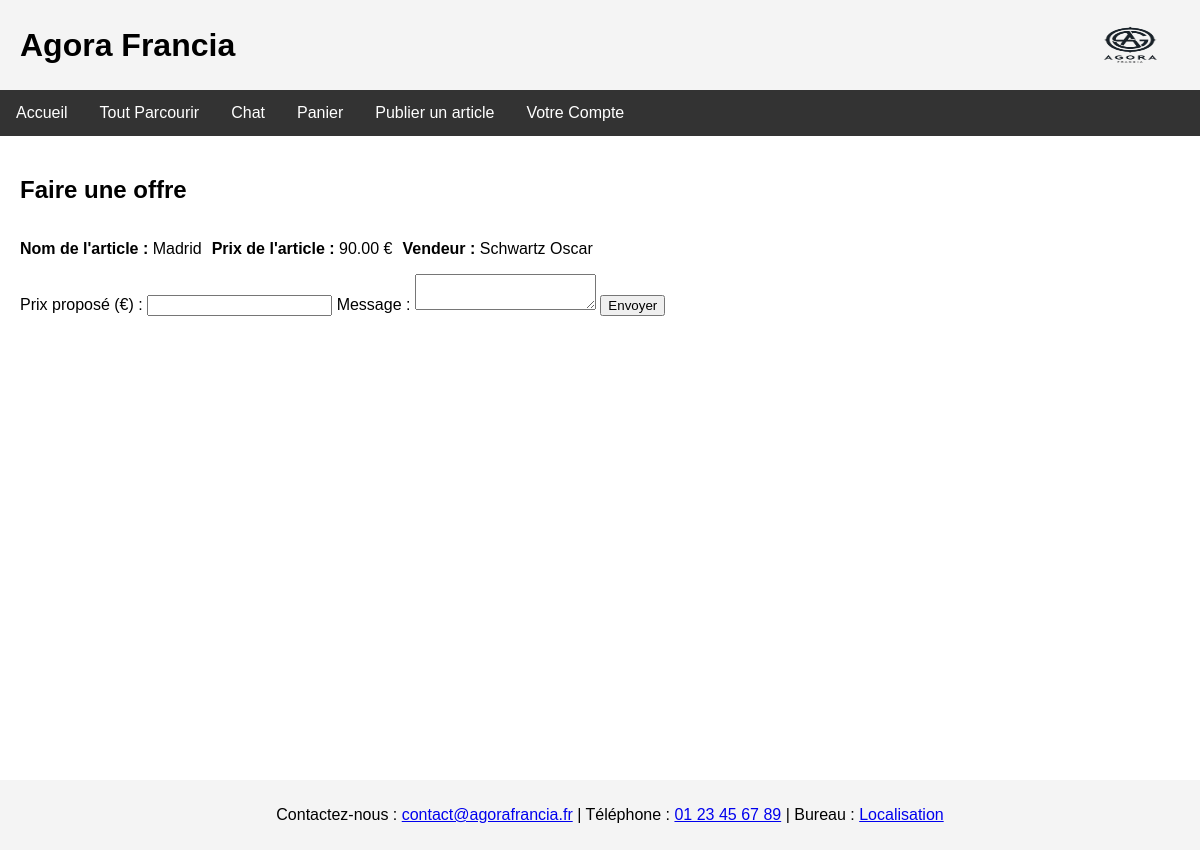
Page /message.php?vendeur_id=1&article_id=9 (signed in) on the committed database.
### tables this page shows
CREATE TABLE `articles` (
  `id` int(11) NOT NULL,
  `nom` varchar(100) DEFAULT NULL,
  `description` text DEFAULT NULL,
  `categorie` enum('meubles','objets_art','accessoire_vip','materiels_scolaires') DEFAULT NULL,
  `prix` decimal(10,2) DEFAULT NULL,
  `quantite` int(11) DEFAULT NULL,
  `vendeur_id` int(11) DEFAULT NULL,
  `date_ajout` timestamp NOT NULL DEFAULT current_timestamp(),
  `type_vente` enum('immediate','negociation','enchere') DEFAULT NULL,
  `etat` enum('neuf avec etiquette','neuf sans etiquette','tres bon etat','bon etat','satisfaisant') DEFAULT NULL,
  `photo` varchar(255) DEFAULT NULL,
  `video` varchar(255) DEFAULT NULL
);

CREATE TABLE `utilisateurs` (
  `id` int(11) NOT NULL,
  `nom` varchar(50) DEFAULT NULL,
  `prenom` varchar(50) DEFAULT NULL,
  `email` varchar(100) DEFAULT NULL,
  `mot_de_passe` varchar(255) DEFAULT NULL,
  `adresse` text DEFAULT NULL,
  `ville` varchar(50) DEFAULT NULL,
  `code_postal` varchar(20) DEFAULT NULL,
  `pays` varchar(50) DEFAULT NULL,
  `type_utilisateur` enum('admin','vendeur','acheteur') DEFAULT NULL,
  `demande_vendeur` tinyint(1) DEFAULT 0,
  `photo` varchar(255) DEFAULT NULL,
  `image_fond` varchar(255) DEFAULT NULL
);

### message.php (the view, shortened to what this page needs)
<?php
include 'db_connect.php';
$vendeur_id = isset($_GET['vendeur_id']) ? $_GET['vendeur_id'] : null;
$article_id = isset($_GET['article_id']) ? $_GET['article_id'] : null;
try {
    $stmt = $pdo->prepare("SELECT a.nom AS article_nom, a.prix AS article_prix, u.nom AS vendeur_nom, u.prenom AS vendeur_prenom FROM articles a JOIN utilisateurs u ON a.vendeur_id = u.id WHERE a.id = ?");
    $stmt->execute([$article_id]);
    $article = $stmt->fetch();
} catch (Exception $e) {
    echo "Erreur: " . $e->getMessage();
    die();
}
?>
<!DOCTYPE html>
<html lang="fr">
<head>
    <link href="style.css" rel="stylesheet" type="text/css" />
</head>
<body>
<div class="wrapper">
    <div class="header">
        <h1>Agora Francia</h1>
        <div class="logo-notification">
            <img src="logo.png" width="100" height="100" alt="logoAgora">
        </div>
    </div>
    <div class="navigation">
        <a href="index.html"><i class="fas fa-home"></i> Accueil</a>
        <a href="browse.php"><i class="fas fa-th-list"></i> Tout Parcourir</a>
        <a href="chat.php"><i class="fas fa-comments"></i> Chat</a>
        <a href="cart.php"><i class="fas fa-shopping-cart"></i> Panier</a>
        <?php if (isset($_SESSION['user_id'])): ?>
            <a href="publish_article.php">Publier un article</a>
        <?php endif; ?>
        <div class="dropdown">
            <a href="#votrecompte" class="dropbtn"><i class="fas fa-user"></i> Votre Compte</a>
        </div>
    </div>
    <div class="section">
        <h2>Faire une offre</h2>
        <div class="article-info">
            <p><strong>Nom de l'article :</strong> <?php echo htmlspecialchars($article['article_nom']); ?></p>
            <p><strong>Prix de l'article :</strong> <?php echo htmlspecialchars($article['article_prix']); ?> €</p>
            <p><strong>Vendeur :</strong> <?php echo htmlspecialchars($article['vendeur_prenom'] . ' ' . $article['vendeur_nom']); ?></p>
        </div>
        <form method="post" action="message.php?vendeur_id=<?php echo $vendeur_id; ?>&article_id=<?php echo $article_id; ?>">
            <label for="proposed_price">Prix proposé (€) :</label>
            <input type="number" id="proposed_price" name="proposed_price" required>
            <label for="message">Message :</label>
            <textarea id="message" name="message" required></textarea>
            <input type="submit" value="Envoyer">
        </form>
    </div>
    <footer class="footer">
        <p>
            Contactez-nous : <a href="mailto:contact@agorafrancia.fr">contact@agorafrancia.fr</a> | Téléphone : <a href="tel:+33123456789">01 23 45 67 89</a> | Bureau : <a href="https://www.google.fr/maps/place/37+Quai+de+Grenelle,+75015+Paris/@48.8515004,2.2846575,17z/data=!3m1!4b1!4m6!3m5!1s0x47e6700497ee3ec5:0xdd60f514adcdb346!8m2!3d48.8515004!4d2.2872324!16s%2Fg%2F11bw3y1mf8?entry=ttu" target="_blank"><i class="fas fa-map-marker-alt"></i> Localisation</a>
        </p>
    </footer>
</div>
</body>
</html>

### style.css (style rules this page uses)
body { font-family: Arial, sans-serif; margin: 0; padding: 0; }
.wrapper { width: 100%; margin: 0 auto; min-height: 100vh; position: relative; padding-bottom: 50px; }
.header { background: #f4f4f4; padding: 20px; text-align: center; display: flex; justify-content: space-between; align-items: center; }
.header img { height: 50px; }
.header h1 { margin: 0; }
.navigation { background: #333; color: white; overflow: hidden; }
.navigation a { float: left; display: block; color: white; text-align: center; padding: 14px 16px; text-decoration: none; }
.section { padding: 20px; }
.footer { background: #f4f4f4; text-align: center; padding: 10px; position: fixed; bottom: 0; width: 100%; height: 50px; }
.logo-notification { display: flex; align-items: center; }
.dropdown { float: left; overflow: hidden; }
.dropdown .dropbtn { font-size: 16px; border: none; outline: none; color: white; padding: 14px 16px; background-color: inherit; font-family: inherit; margin: 0; }
.article-info { display: flex; flex-wrap: wrap; gap: 10px; }

### rows in the picture
articles: nom "Madrid", prix "90.00", vendeur.nom "Schwartz Oscar"
